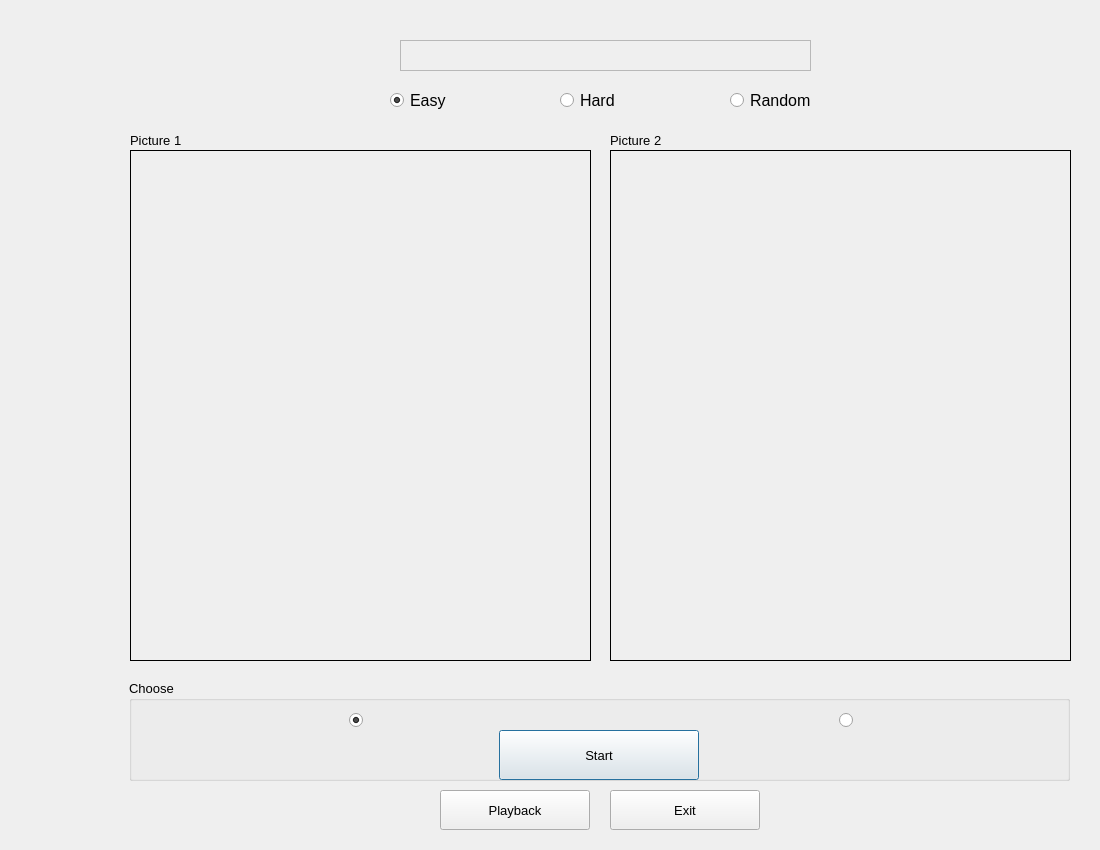
<?xml version="1.0" encoding="UTF-8"?>
<ui version="4.0">
 <class>Form</class>
 <widget class="QWidget" name="Form">
  <property name="geometry">
   <rect>
    <x>0</x>
    <y>0</y>
    <width>1100</width>
    <height>850</height>
   </rect>
  </property>
  <property name="windowTitle">
   <string>Form</string>
  </property>
  <widget class="QLabel" name="label">
   <property name="geometry">
    <rect>
     <x>400</x>
     <y>40</y>
     <width>411</width>
     <height>31</height>
    </rect>
   </property>
   <property name="font">
    <font>
     <pointsize>15</pointsize>
    </font>
   </property>
   <property name="frameShape">
    <enum>QFrame::StyledPanel</enum>
   </property>
   <property name="text">
    <string/>
   </property>
   <property name="alignment">
    <set>Qt::AlignCenter</set>
   </property>
  </widget>
  <widget class="QRadioButton" name="easy">
   <property name="geometry">
    <rect>
     <x>390</x>
     <y>90</y>
     <width>100</width>
     <height>21</height>
    </rect>
   </property>
   <property name="font">
    <font>
     <pointsize>12</pointsize>
    </font>
   </property>
   <property name="text">
    <string>Easy</string>
   </property>
   <property name="iconSize">
    <size>
     <width>50</width>
     <height>32</height>
    </size>
   </property>
   <property name="checked">
    <bool>true</bool>
   </property>
  </widget>
  <widget class="QRadioButton" name="hard">
   <property name="geometry">
    <rect>
     <x>560</x>
     <y>90</y>
     <width>100</width>
     <height>21</height>
    </rect>
   </property>
   <property name="font">
    <font>
     <pointsize>12</pointsize>
    </font>
   </property>
   <property name="text">
    <string>Hard</string>
   </property>
   <property name="checked">
    <bool>false</bool>
   </property>
  </widget>
  <widget class="QRadioButton" name="rand">
   <property name="geometry">
    <rect>
     <x>730</x>
     <y>90</y>
     <width>100</width>
     <height>21</height>
    </rect>
   </property>
   <property name="font">
    <font>
     <pointsize>12</pointsize>
    </font>
   </property>
   <property name="text">
    <string>Random</string>
   </property>
   <property name="checked">
    <bool>false</bool>
   </property>
  </widget>
  <widget class="QLabel" name="pic1">
   <property name="geometry">
    <rect>
     <x>130</x>
     <y>150</y>
     <width>461</width>
     <height>511</height>
    </rect>
   </property>
   <property name="frameShape">
    <enum>QFrame::Box</enum>
   </property>
   <property name="text">
    <string/>
   </property>
   <property name="scaledContents">
    <bool>true</bool>
   </property>
   <property name="alignment">
    <set>Qt::AlignCenter</set>
   </property>
  </widget>
  <widget class="QLabel" name="pic2">
   <property name="geometry">
    <rect>
     <x>610</x>
     <y>150</y>
     <width>461</width>
     <height>511</height>
    </rect>
   </property>
   <property name="frameShape">
    <enum>QFrame::Box</enum>
   </property>
   <property name="text">
    <string/>
   </property>
   <property name="scaledContents">
    <bool>true</bool>
   </property>
   <property name="alignment">
    <set>Qt::AlignCenter</set>
   </property>
  </widget>
  <widget class="QGroupBox" name="groupBox">
   <property name="geometry">
    <rect>
     <x>129</x>
     <y>680</y>
     <width>941</width>
     <height>101</height>
    </rect>
   </property>
   <property name="font">
    <font>
     <pointsize>10</pointsize>
    </font>
   </property>
   <property name="title">
    <string>Choose</string>
   </property>
   <widget class="QRadioButton" name="ans1">
    <property name="geometry">
     <rect>
      <x>220</x>
      <y>30</y>
      <width>16</width>
      <height>21</height>
     </rect>
    </property>
    <property name="font">
     <font>
      <pointsize>10</pointsize>
     </font>
    </property>
    <property name="text">
     <string/>
    </property>
    <property name="checked">
     <bool>true</bool>
    </property>
   </widget>
   <widget class="QRadioButton" name="ans2">
    <property name="geometry">
     <rect>
      <x>710</x>
      <y>30</y>
      <width>16</width>
      <height>21</height>
     </rect>
    </property>
    <property name="text">
     <string/>
    </property>
    <property name="checked">
     <bool>false</bool>
    </property>
   </widget>
   <widget class="QPushButton" name="nextButton">
    <property name="geometry">
     <rect>
      <x>370</x>
      <y>50</y>
      <width>200</width>
      <height>50</height>
     </rect>
    </property>
    <property name="font">
     <font>
      <pointsize>10</pointsize>
     </font>
    </property>
    <property name="text">
     <string>Start</string>
    </property>
    <property name="autoDefault">
     <bool>false</bool>
    </property>
    <property name="default">
     <bool>true</bool>
    </property>
   </widget>
  </widget>
  <widget class="QLabel" name="label_3">
   <property name="geometry">
    <rect>
     <x>130</x>
     <y>130</y>
     <width>461</width>
     <height>21</height>
    </rect>
   </property>
   <property name="font">
    <font>
     <pointsize>10</pointsize>
    </font>
   </property>
   <property name="text">
    <string>Picture 1</string>
   </property>
  </widget>
  <widget class="QLabel" name="label_4">
   <property name="geometry">
    <rect>
     <x>610</x>
     <y>130</y>
     <width>461</width>
     <height>21</height>
    </rect>
   </property>
   <property name="font">
    <font>
     <pointsize>10</pointsize>
    </font>
   </property>
   <property name="text">
    <string>Picture 2</string>
   </property>
  </widget>
  <widget class="QPushButton" name="playback">
   <property name="geometry">
    <rect>
     <x>440</x>
     <y>790</y>
     <width>150</width>
     <height>40</height>
    </rect>
   </property>
   <property name="font">
    <font>
     <pointsize>10</pointsize>
    </font>
   </property>
   <property name="text">
    <string>Playback</string>
   </property>
  </widget>
  <widget class="QPushButton" name="exitButton">
   <property name="geometry">
    <rect>
     <x>610</x>
     <y>790</y>
     <width>150</width>
     <height>40</height>
    </rect>
   </property>
   <property name="font">
    <font>
     <pointsize>10</pointsize>
    </font>
   </property>
   <property name="text">
    <string>Exit</string>
   </property>
  </widget>
  <widget class="QLabel" name="username">
   <property name="geometry">
    <rect>
     <x>40</x>
     <y>10</y>
     <width>461</width>
     <height>41</height>
    </rect>
   </property>
   <property name="font">
    <font>
     <pointsize>20</pointsize>
    </font>
   </property>
   <property name="text">
    <string/>
   </property>
  </widget>
 </widget>
 <resources/>
 <connections/>
</ui>
